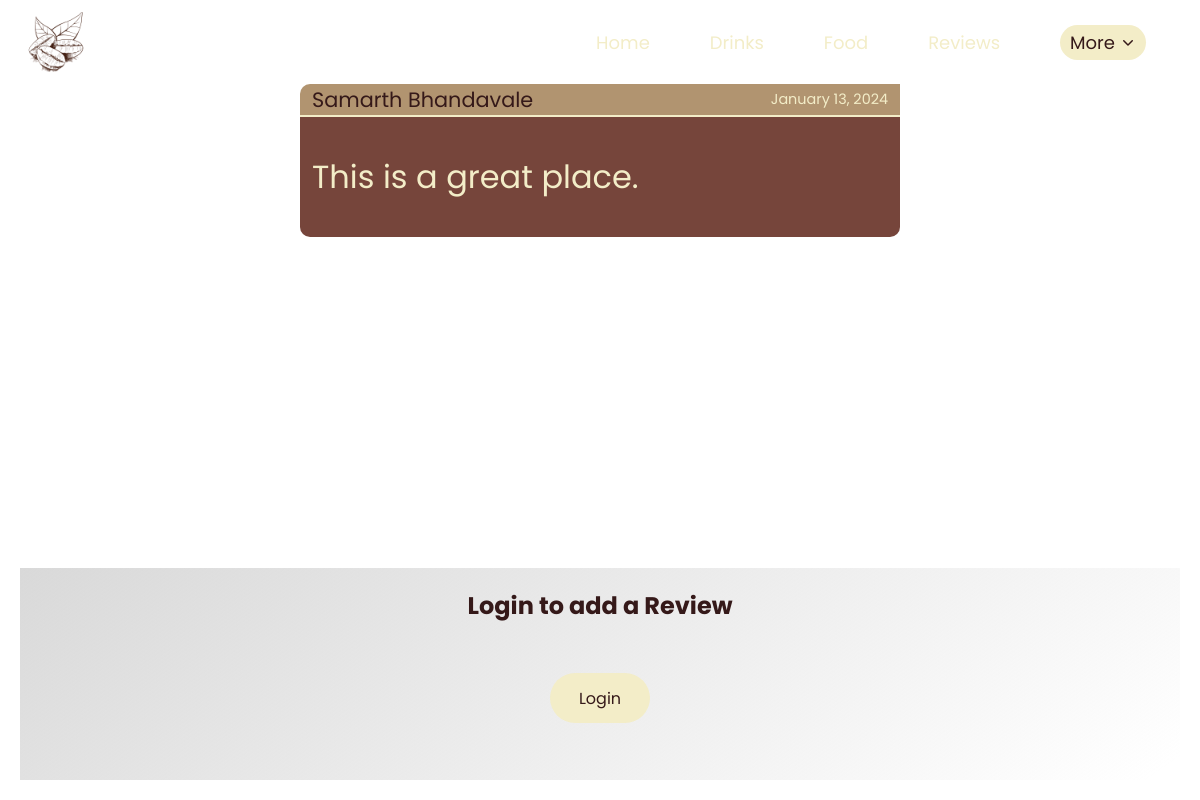
Page /blog/ on the earlier database version.
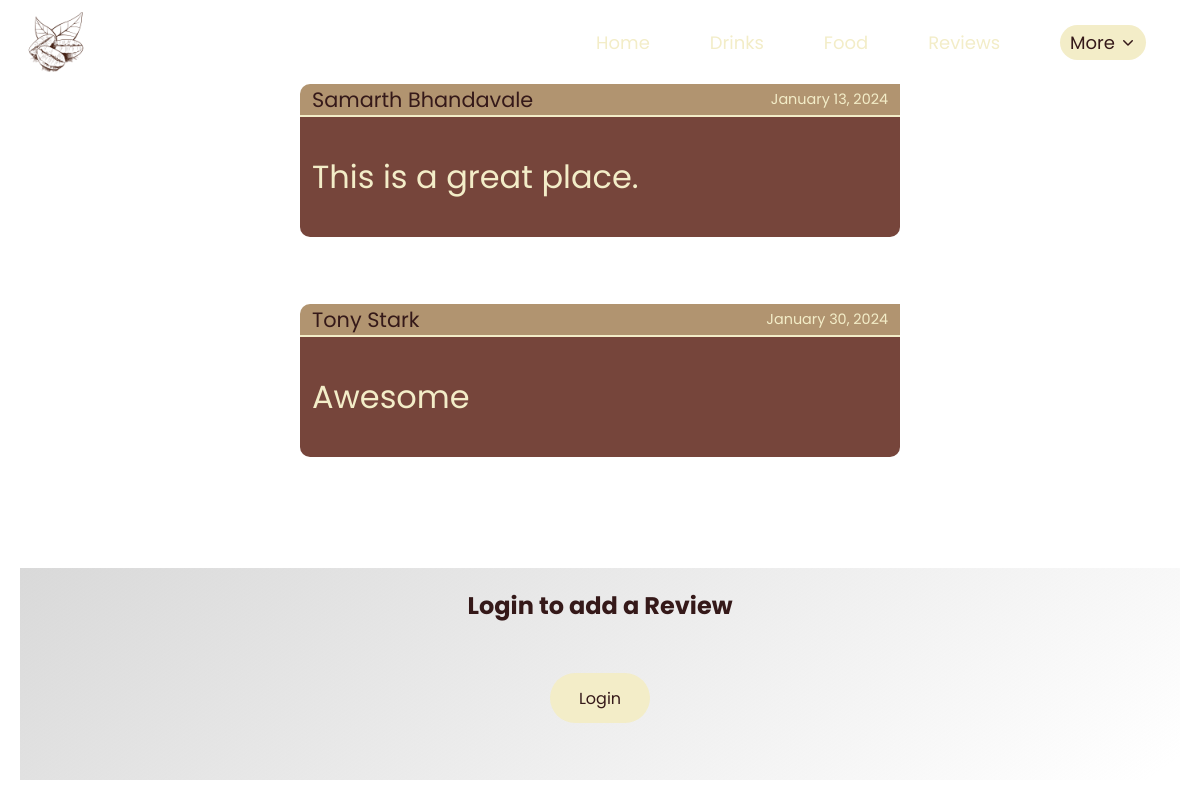
Same page on the later database version.
### blog/models.py (models this page shows, shortened)
class Post(models.Model):
    content = models.TextField()
    date_posted = models.DateTimeField(default=timezone.now)  # even if we forget to put this in our object, it will
    author = models.ForeignKey(User, on_delete=models.CASCADE)

### blog/views.py (the view)
# urls.py: path('', views.blog, name='blog-home'),
def blog(request):
    context = {
        'post': Post.objects.all()
    }
    return render(request, 'blog/blogs.html', context)

### blog/templates/blog/blogs.html
{% extends 'menubar.html' %}
{% load static %}
{% block additional_css %}
<link rel="stylesheet" href="{% static 'blog/blog.css' %}">
{% endblock %}
{% block content %}
<div class="blog_container">
    {% for post in post %}
    <div class="blog_wrapper">
        <div class="blog_top">
            <p class="user_name">{{ post.author.first_name }} {{ post.author.last_name }}</p>
            <p class="date">{{ post.date_posted|date:"F d, Y" }}</p>
        </div>
        <div class="line_container">
            <div class="line"></div>
        </div>
        <div class="main_content">
            <p class="content">{{ post.content }}</p>
        </div>
    </div>
    {% endfor %}
</div>
<div class="review-box">
    <h1>Write your Review</h1>
    <div class="review">
        {% if request.user.is_authenticated %}
        <form action="{% url 'write_review' %}" method="post">
            {% csrf_token %}
            <input type="text" class="text inp" name="review" placeholder="Write Your Review Here">
            <input type="submit" value="Submit" class="submit">
        </form>
        {% else %}
        <div class="not_authenticated">
            <h2>Login to add a Review</h2>
            <a href="{% url 'login' %}">Login</a>
        </div>
        {% endif %}
    </div>
</div>
{% endblock %}

### templates/menubar.html (shortened to what this page needs)
<!DOCTYPE html>
{% load static %}
<html lang="en">
<head>
    <link rel="stylesheet" href="{% static 'menubar.css' %}">
    {% block additional_css %}{% endblock %}
    <link rel="stylesheet" href="https://cdnjs.cloudflare.com/ajax/libs/animate.css/4.1.1/animate.min.css"/>
</head>
<body>
<div class="menubar">
    <div class="logo">
        <a href="#" title="Home" aria-label="home" class="logo-home">
            <img src="{% static 'home/images/logo.png' %}" alt="logo-home">
        </a>
    </div>
    <div class="main-menu">
        <nav>
            <ul>
                <li>
                    <a href="/" class="home tab">
                        Home
                    </a>
                </li>
                <li>
                    <a href="/drinks" class="drinks tab">
                        Drinks
                    </a>
                </li>
                <li>
                    <a href="#Food" class="food tab">
                        Food
                    </a>
                </li>
                <li>
                    <a href="/blog/" class="blog tab">
                        Reviews
                    </a>
                </li>
                {% if request.user.is_authenticated %}
                <li>
                    <a href="/profile/" class="blog tab">
                        Profile
                    </a>
                </li>
                <li>
                    <a href="/logout/" class="blog tab">
                        Logout
                    </a>
                </li>
                {% else %}
                <li>
                    <button class="more">More
                    <svg aria-hidden="true" height="16" viewBox="0 0 16 16" version="1.1" width="16">
                                <path
                                    d="M12.78 5.22a.749.749 0 0 1 0 1.06l-4.25 4.25a.749.749 0 0 1-1.06 0L3.22 6.28a.749.749 0 1 1 1.06-1.06L8 8.939l3.72-3.719a.749.749 0 0 1 1.06 0Z">
                                </path>
                            </svg>
                    </button>
                </li>
                {% endif %}
            </ul>
        </nav>
    </div>
</div>
{% block content %}{% endblock %}
</body>
</html>

### static/menubar.css (style rules this page uses)
:root { --main-menu-height:64px; --main-menu-background:#FFFFFF80; --menu-font-color:#351919; --link-hover-color:#F3EDC8; }
* { margin:0; padding:0; box-sizing: border-box; }
body { background: url('/static/home/images/background-home.jpg'); background-repeat: no-repeat; background-size: cover; font-family: 'Poppins', sans-serif; }
.menubar { margin:10px; height:var(--main-menu-height); background:var(--main-menu-background); padding:0 16px; display:flex; justify-content: space-between; align-items: center; }
.menubar .logo-home { display:block; width: 60px; height: 60px; }
.menubar .logo-home img { width:100%; height:100%; }
.menubar .main-menu nav ul { list-style-type:none; display:flex; gap:60px; margin-right: 32px; }
.menubar .main-menu nav ul li { display: flex; position: relative; cursor: pointer; align-items: center; min-height: 36px; }
.menubar .main-menu nav ul li a { text-decoration: none; font-weight: 400; color: var(--link-hover-color); font-size: 18px; }
.menubar .main-menu nav ul li button { background:var(--link-hover-color); color: var(--menu-font-color) !important; border:none; font-family: 'Poppins', sans-serif; cursor:pointer; color: #351919; font-size: 18px; display:flex; align-items: center; flex-wrap: nowrap; gap:5px; border-radius: 999px; padding: 4px 10px; white-space: nowrap; position: relative; margin-right: -4px; }
.menubar .main-menu nav ul li button svg { margin-top: 2px; fill: var(--menu-font-color); transition: all 0.3s ease-in-out; }

### blog/static/blog/blog.css (style rules this page uses)
:root { --content-top-background:#B19470; --content-bottom-background:#76453B; }
.blog_container { width: 100vw; display: flex; color: var(--link-hover-color); align-items: center; flex-direction: column; gap: 100px; }
.blog_wrapper { width:600px; height: 120px; border-radius:5px; }
.blog_wrapper .line_container { display:flex; justify-content: center; }
.blog_wrapper .line { width:600px; height:2px; background: var(--link-hover-color); }
.blog_wrapper .blog_top { display:flex; gap:20px; justify-content: space-between; align-items: center; background:var(--content-top-background); border-radius:10px 0 0 0; }
.blog_wrapper .blog_top .user_name::first-letter { text-transform: uppercase; }
.blog_wrapper .blog_top .user_name { margin:0 0 0 12px; color:var(--menu-font-color); font-size:1.3em; }
.blog_wrapper .blog_top .date { margin:0 12px 0 0; font-size:0.9em; }
.blog_wrapper .main_content { background:var(--content-bottom-background); height: 100%; display: flex; flex-direction: column; justify-content: space-evenly; border-radius:0 0 10px 10px; }
.blog_wrapper .main_content .content { margin:0 0 0 12px; font-size:2em; }
.review-box { position: fixed; bottom: 0; width:100%; height:300px; padding:20px; display: flex; flex-direction: column; align-items: center; color:white; }
.review-box .review { width:100%; height:250px; background: linear-gradient(145deg, rgb(217, 217, 217) 0%, rgba(217, 217, 217, 0) 97.82%); display:flex; flex-direction: column; align-items: center; }
.review-box .review .not_authenticated { display: flex; align-items: center; flex-direction: column; gap: 50px; margin-top: 20px; }
.review-box .review .not_authenticated a { width: 100px; height: 50px; display: flex; align-items: center; justify-content: center; background: var(--link-hover-color); border-radius: 30px; text-decoration: none; color: var(--menu-font-color); }
.review-box .review .not_authenticated h2 { color:var(--menu-font-color); }

Differences in the rows shown:
added Post: author.first_name "Tony", author.last_name "Stark", date_posted "January 30, 2024", content "Awesome"
